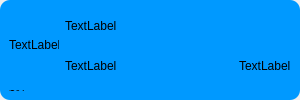
<?xml version="1.0" encoding="UTF-8"?>
<ui version="4.0">
 <class>MySendfile</class>
 <widget class="QWidget" name="MySendfile">
  <property name="geometry">
   <rect>
    <x>0</x>
    <y>0</y>
    <width>300</width>
    <height>100</height>
   </rect>
  </property>
  <property name="minimumSize">
   <size>
    <width>300</width>
    <height>0</height>
   </size>
  </property>
  <property name="maximumSize">
   <size>
    <width>300</width>
    <height>16777215</height>
   </size>
  </property>
  <property name="windowTitle">
   <string>Form</string>
  </property>
  <layout class="QGridLayout" name="gridLayout">
   <property name="leftMargin">
    <number>0</number>
   </property>
   <property name="topMargin">
    <number>0</number>
   </property>
   <property name="rightMargin">
    <number>0</number>
   </property>
   <property name="bottomMargin">
    <number>0</number>
   </property>
   <property name="spacing">
    <number>0</number>
   </property>
   <item row="0" column="0">
    <widget class="QWidget" name="widget" native="true">
     <property name="minimumSize">
      <size>
       <width>300</width>
       <height>0</height>
      </size>
     </property>
     <property name="maximumSize">
      <size>
       <width>300</width>
       <height>16777215</height>
      </size>
     </property>
     <property name="styleSheet">
      <string notr="true">border-radius:10px;
background-color: #0099ff;</string>
     </property>
     <layout class="QVBoxLayout" name="verticalLayout_2">
      <item>
       <layout class="QHBoxLayout" name="horizontalLayout_2">
        <item>
         <widget class="QLabel" name="label">
          <property name="minimumSize">
           <size>
            <width>50</width>
            <height>60</height>
           </size>
          </property>
          <property name="maximumSize">
           <size>
            <width>50</width>
            <height>60</height>
           </size>
          </property>
          <property name="text">
           <string>TextLabel</string>
          </property>
          <property name="scaledContents">
           <bool>true</bool>
          </property>
         </widget>
        </item>
        <item>
         <layout class="QVBoxLayout" name="verticalLayout">
          <item>
           <widget class="QLabel" name="label_2">
            <property name="text">
             <string>TextLabel</string>
            </property>
           </widget>
          </item>
          <item>
           <layout class="QHBoxLayout" name="horizontalLayout">
            <item>
             <widget class="QLabel" name="label_3">
              <property name="text">
               <string>TextLabel</string>
              </property>
             </widget>
            </item>
            <item>
             <spacer name="horizontalSpacer">
              <property name="orientation">
               <enum>Qt::Horizontal</enum>
              </property>
              <property name="sizeHint" stdset="0">
               <size>
                <width>40</width>
                <height>20</height>
               </size>
              </property>
             </spacer>
            </item>
            <item>
             <widget class="QLabel" name="label_4">
              <property name="text">
               <string>TextLabel</string>
              </property>
             </widget>
            </item>
           </layout>
          </item>
         </layout>
        </item>
       </layout>
      </item>
      <item>
       <widget class="QProgressBar" name="progressBar">
        <property name="maximumSize">
         <size>
          <width>16777215</width>
          <height>3</height>
         </size>
        </property>
        <property name="value">
         <number>0</number>
        </property>
       </widget>
      </item>
     </layout>
    </widget>
   </item>
  </layout>
 </widget>
 <resources/>
 <connections/>
</ui>
